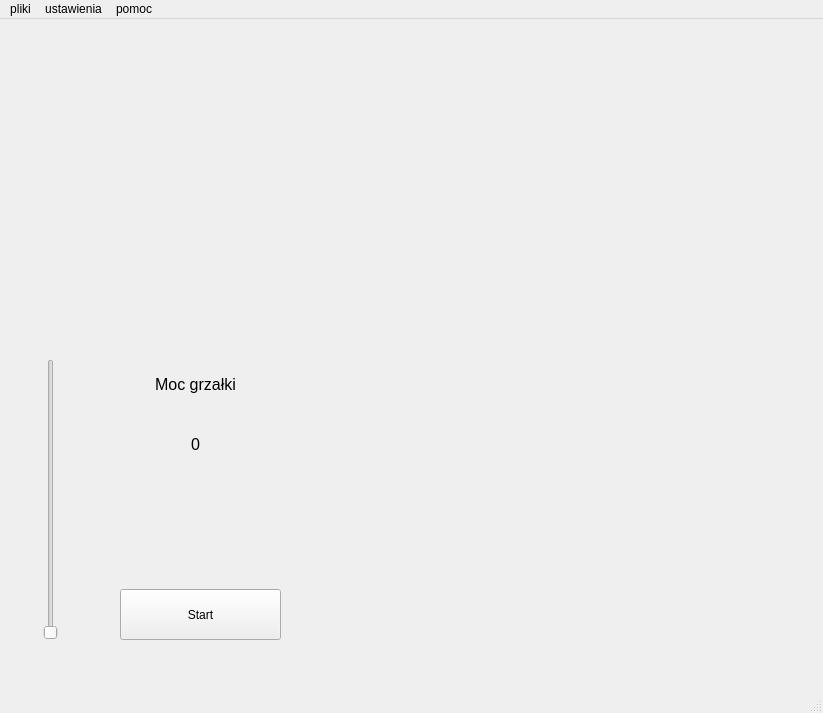
<?xml version="1.0" encoding="UTF-8"?>
<ui version="4.0">
 <class>MainWindow</class>
 <widget class="QMainWindow" name="MainWindow">
  <property name="geometry">
   <rect>
    <x>0</x>
    <y>0</y>
    <width>823</width>
    <height>713</height>
   </rect>
  </property>
  <property name="windowTitle">
   <string>MainWindow</string>
  </property>
  <widget class="QWidget" name="centralwidget">
   <widget class="QPushButton" name="przycisk2">
    <property name="geometry">
     <rect>
      <x>120</x>
      <y>570</y>
      <width>161</width>
      <height>51</height>
     </rect>
    </property>
    <property name="text">
     <string>Start</string>
    </property>
   </widget>
   <widget class="QSlider" name="verticalSlider">
    <property name="geometry">
     <rect>
      <x>40</x>
      <y>340</y>
      <width>22</width>
      <height>281</height>
     </rect>
    </property>
    <property name="maximum">
     <number>100</number>
    </property>
    <property name="orientation">
     <enum>Qt::Vertical</enum>
    </property>
   </widget>
   <widget class="QWidget" name="widget_1" native="true">
    <property name="geometry">
     <rect>
      <x>70</x>
      <y>30</y>
      <width>311</width>
      <height>281</height>
     </rect>
    </property>
   </widget>
   <widget class="QWidget" name="widget_2" native="true">
    <property name="geometry">
     <rect>
      <x>410</x>
      <y>30</y>
      <width>311</width>
      <height>281</height>
     </rect>
    </property>
   </widget>
   <widget class="QWidget" name="widget_3" native="true">
    <property name="geometry">
     <rect>
      <x>410</x>
      <y>340</y>
      <width>311</width>
      <height>281</height>
     </rect>
    </property>
   </widget>
   <widget class="QLabel" name="label_moc_tytul">
    <property name="geometry">
     <rect>
      <x>110</x>
      <y>350</y>
      <width>171</width>
      <height>31</height>
     </rect>
    </property>
    <property name="font">
     <font>
      <pointsize>12</pointsize>
     </font>
    </property>
    <property name="text">
     <string>Moc grzałki</string>
    </property>
    <property name="alignment">
     <set>Qt::AlignCenter</set>
    </property>
   </widget>
   <widget class="QLabel" name="label_moc_wartosc">
    <property name="geometry">
     <rect>
      <x>110</x>
      <y>410</y>
      <width>171</width>
      <height>31</height>
     </rect>
    </property>
    <property name="font">
     <font>
      <pointsize>12</pointsize>
     </font>
    </property>
    <property name="text">
     <string>0</string>
    </property>
    <property name="alignment">
     <set>Qt::AlignCenter</set>
    </property>
   </widget>
  </widget>
  <widget class="QMenuBar" name="menubar">
   <property name="geometry">
    <rect>
     <x>0</x>
     <y>0</y>
     <width>823</width>
     <height>26</height>
    </rect>
   </property>
   <widget class="QMenu" name="menupliki">
    <property name="title">
     <string>pliki</string>
    </property>
   </widget>
   <widget class="QMenu" name="menuustawienia">
    <property name="title">
     <string>ustawienia</string>
    </property>
   </widget>
   <widget class="QMenu" name="menupomoc">
    <property name="title">
     <string>pomoc</string>
    </property>
   </widget>
   <addaction name="menupliki"/>
   <addaction name="menuustawienia"/>
   <addaction name="menupomoc"/>
  </widget>
  <widget class="QStatusBar" name="statusbar"/>
 </widget>
 <resources/>
 <connections>
  <connection>
   <sender>verticalSlider</sender>
   <signal>valueChanged(int)</signal>
   <receiver>label_moc_wartosc</receiver>
   <slot>setNum(int)</slot>
   <hints>
    <hint type="sourcelabel">
     <x>57</x>
     <y>479</y>
    </hint>
    <hint type="destinationlabel">
     <x>159</x>
     <y>457</y>
    </hint>
   </hints>
  </connection>
 </connections>
</ui>
